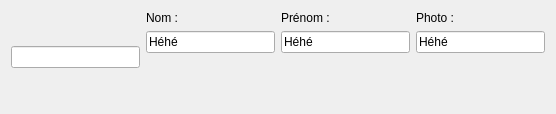
<?xml version="1.0" encoding="UTF-8"?>
<ui version="4.0">
 <class>TestLayout</class>
 <widget class="QWidget" name="TestLayout">
  <property name="geometry">
   <rect>
    <x>0</x>
    <y>0</y>
    <width>556</width>
    <height>114</height>
   </rect>
  </property>
  <property name="sizePolicy">
   <sizepolicy hsizetype="Maximum" vsizetype="Maximum">
    <horstretch>0</horstretch>
    <verstretch>0</verstretch>
   </sizepolicy>
  </property>
  <property name="windowTitle">
   <string>Form</string>
  </property>
  <layout class="QHBoxLayout" name="horizontalLayout">
   <item>
    <widget class="QLineEdit" name="lineEdit_3"/>
   </item>
   <item>
    <layout class="QFormLayout" name="formLayout">
     <item row="1" column="0" colspan="2">
      <widget class="QLineEdit" name="lineEdit">
       <property name="sizePolicy">
        <sizepolicy hsizetype="Preferred" vsizetype="Fixed">
         <horstretch>0</horstretch>
         <verstretch>0</verstretch>
        </sizepolicy>
       </property>
       <property name="text">
        <string>Héhé</string>
       </property>
       <property name="alignment">
        <set>Qt::AlignLeading|Qt::AlignLeft|Qt::AlignVCenter</set>
       </property>
      </widget>
     </item>
     <item row="0" column="0" colspan="2">
      <widget class="QLabel" name="label">
       <property name="sizePolicy">
        <sizepolicy hsizetype="Expanding" vsizetype="Preferred">
         <horstretch>0</horstretch>
         <verstretch>0</verstretch>
        </sizepolicy>
       </property>
       <property name="text">
        <string>Nom :</string>
       </property>
      </widget>
     </item>
    </layout>
   </item>
   <item>
    <layout class="QFormLayout" name="formLayout_2">
     <item row="0" column="0" colspan="2">
      <widget class="QLabel" name="label_2">
       <property name="sizePolicy">
        <sizepolicy hsizetype="Expanding" vsizetype="Preferred">
         <horstretch>0</horstretch>
         <verstretch>0</verstretch>
        </sizepolicy>
       </property>
       <property name="text">
        <string>Prénom :</string>
       </property>
      </widget>
     </item>
     <item row="1" column="0" colspan="2">
      <widget class="QLineEdit" name="lineEdit_2">
       <property name="sizePolicy">
        <sizepolicy hsizetype="Preferred" vsizetype="Fixed">
         <horstretch>0</horstretch>
         <verstretch>0</verstretch>
        </sizepolicy>
       </property>
       <property name="text">
        <string>Héhé</string>
       </property>
      </widget>
     </item>
    </layout>
   </item>
   <item>
    <layout class="QFormLayout" name="formLayout_3">
     <item row="1" column="0" colspan="2">
      <widget class="QLineEdit" name="lineEdit_4">
       <property name="sizePolicy">
        <sizepolicy hsizetype="Preferred" vsizetype="Fixed">
         <horstretch>0</horstretch>
         <verstretch>0</verstretch>
        </sizepolicy>
       </property>
       <property name="text">
        <string>Héhé</string>
       </property>
      </widget>
     </item>
     <item row="0" column="0" colspan="2">
      <widget class="QLabel" name="label_7">
       <property name="sizePolicy">
        <sizepolicy hsizetype="Expanding" vsizetype="Preferred">
         <horstretch>0</horstretch>
         <verstretch>0</verstretch>
        </sizepolicy>
       </property>
       <property name="text">
        <string>Photo :</string>
       </property>
      </widget>
     </item>
    </layout>
   </item>
  </layout>
 </widget>
 <resources/>
 <connections/>
</ui>
